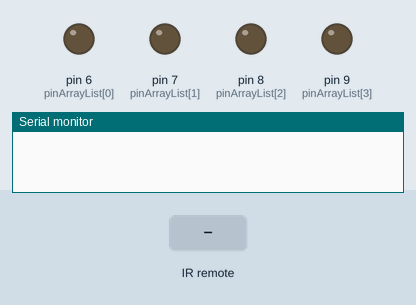
Recording of a sketch running on a simulated Arduino Uno, built with avr-gcc and run on an emulated ATmega328P. On the bench: output pins drawn as LEDs (lit = HIGH), the last lines printed to the serial monitor. Dashed ring = blinking. The test bench sets the inputs (shaded band).

Above: at 1.2 s.
1.3 s: infrared code 0xE0E020DF received
At 2.3 s:
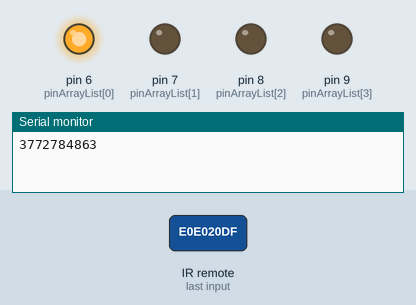
2.8 s: infrared code 0xE0E0A05F received
At 3.1 s:
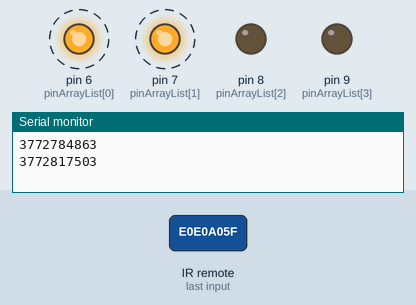
5.8 s: infrared code 0xE0E0906F received
At 6.3 s:
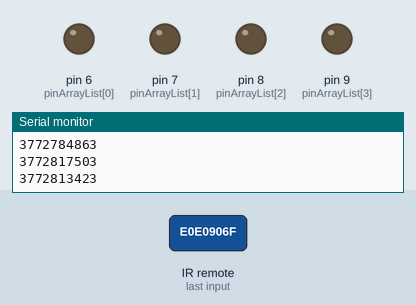
7.3 s: infrared code 0xE0E0609F received
At 7.45 s:
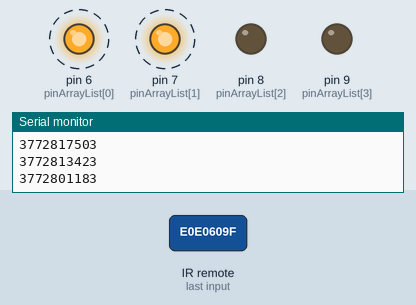
Timing chart, 0 to 11.3 s (numbered marks = the images above; inputs shaded):
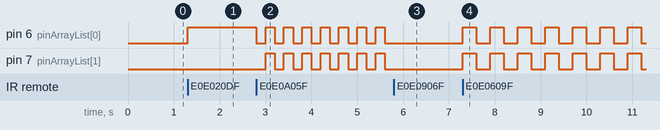

Measured:
- after the input at 1.3 s, pin 6 (pinArrayList[0]): LOW → HIGH at once
- after the input at 2.8 s, pin 6 (pinArrayList[0]): alternates HIGH for 0.20 s and LOW for 0.20 s, starting at once; pin 7 (pinArrayList[1]): alternates HIGH for 0.20 s and LOW for 0.20 s, starting after 0.20 s
- after the input at 5.8 s, pin 6 (pinArrayList[0]), pin 7 (pinArrayList[1]): stops changing and stays LOW
- after the input at 7.3 s, pin 6 (pinArrayList[0]), pin 7 (pinArrayList[1]): alternates HIGH for 0.30 s and LOW for 0.30 s, starting at once

The sketch:

Opdracht_8.ino
```cpp
// opdracht 8
#include<IRremote.h>
decode_results decodeResults; //decode results van de remote
unsigned long timePassed = 0; //tijd die verstreken is
int memoryA = 0; //memory om later te gebruiken
int memoryB = 0;//memory om later te gebruiken
int x = 0; //counter voor later

int IRsensor = 10; //IRsensor op poort 10 instancieren
int pinArrayList[]={6, 7, 8, 9};// aanmaken van de constante variabelen zodat elke ledPin een nummer heeft op volgorde van de poorten <ik heb poort 6-9 gebruikt>
IRrecv irReveicer(IRsensor); // IR sensor aan IR recveiver koppelen

//de remote die ik heb gebruikt is samsung (!)
long int Button1 = 3772784863; //knop 1 op remote
long int Button2 = 3772817503; //knop 2 op remote
long int Button3 = 3772801183; //knop 3 op remote
long int Button4 = 3772780783; //knop 4 op remote
long int Button5 = 3772813423; //knop 5 op remote

//setup functie aanspreken
void setup() {
  Serial.begin(9600); //printen van serial in seriele monitor
  irReveicer.enableIRIn(); //functie om input te geven aan IR remote

  for (int y = 0; y <= 4; y++) { //for loop om de LED's die in de array zitten op pinMode OUTPUT te zetten
    pinMode(pinArrayList[y],OUTPUT);
  }
}

//functie loop aanspreken
void loop() {
  int LED1 = digitalRead(pinArrayList[0]); //status uitlezen en opslaan in variabele van eerste LED
  int LED2 = digitalRead(pinArrayList[1]); //status uitlezen en opslaan in variabele van tweede LED
  int LED3 = digitalRead(pinArrayList[2]); //status uitlezen en opslaan in variabele van derde LED
  int LED4 = digitalRead(pinArrayList[3]); //status uitlezen en opslaan in variabele van vierde LED

  if (irReveicer.decode(&decodeResults)) {
    Serial.println(decodeResults.value); //resultaat van ingedrukte knop op remote printen
    irReveicer.resume(); //verdergaan
    if (x < 2) { //wanneer de count X kleiner is dan 2 dan moet het volgende gebeuren
      if (decodeResults.value == Button1 && LED1 == LOW) { //ingetoetste signaal toetsen aan knop1, 2, 3, 4 waarde en setMemory aanspreken bij juiste knop met waarde.
        setMemory(pinArrayList[0]); //memory op LED1 zetten
      } else if (decodeResults.value == Button2 && LED2 == LOW) {
        setMemory(pinArrayList[1]); //memory op LED2 zetten
      } else if (decodeResults.value == Button3 && LED3 == LOW) {
        setMemory(pinArrayList[2]); //memory op LED3 zetten
      } else if (decodeResults.value == Button4 && LED4 == LOW) {
        setMemory(pinArrayList[3]); //memory op LED3 zetten
      } else if (decodeResults.value == Button5) { //deze knop dient als reset knop
        digitalWrite(memoryA, LOW); //LED uit
        digitalWrite(memoryB, LOW); //LED uit
        int memoryA = 0; //reset
        int memoryB = 0; //reset
        int x = 0; //reset

      }
    }
  }
  if (x == 2) { //wanneer de count X gelijk is aan 2 dan moet het volgende gebeuren (knipper snelheid aanpassen)
    if (decodeResults.value == Button1) { //ingetoetste signaal toetsen aan knop1, 2, 3, 4 waarde en flashSpeed aanspreken bij juiste knop met parameter flashSpeed
      flashSpeed(100);
    } else if (decodeResults.value == Button2) {
      flashSpeed(200);
    } else if (decodeResults.value == Button3) {
      flashSpeed(300);
    } else if (decodeResults.value == Button4) {
      flashSpeed(400);
    }
  }
}

//functie flashSpeed
void flashSpeed(int flashSpeed) {
  //eerst moeten we de memories uitlezen en opslaan in een variabele
  int memoryAsave = digitalRead(memoryA);
  int memoryBsave = digitalRead(memoryB);
  unsigned long timeNow = millis(); //huidige tijd opslaan in een variabele om een if statement te maken
  if (timeNow - timePassed >= flashSpeed) { // als de huidige tijd min de verstreken tijd groter of gelijk is aan de flashSpeed
    timePassed = timeNow; //verstreken tijd op huidige tijd zetten
    if (memoryAsave == LOW && memoryBsave == LOW) { //als deze variabelen LOW teruggeven doe dan het volgende
      digitalWrite(memoryA, HIGH); //output op HIGH zetten
      digitalWrite(memoryB, HIGH); //output op HIGH zetten
    } else { // anders
      digitalWrite(memoryA, LOW); //output op LOW zetten
      digitalWrite(memoryB, LOW); //output op LOW zetten
    }
  }
}


//functie setMemory die de ingedrukte knoppen gaat opslaan
void setMemory(int intLED) {
  digitalWrite(intLED, HIGH); //output van ingedrukte knop op HIGH zetten
  if (memoryA == 0) { // Bij memory op 0 doe dan
    memoryA = intLED; //memoryA op meegegeven parameter zetten
    x++; // counter met 1 verhogen
  } else { //anders
    memoryB = intLED; //memoryB op meegegeven parameter zetten
    x++; // counter met 1 verhogen
  }
}
```
